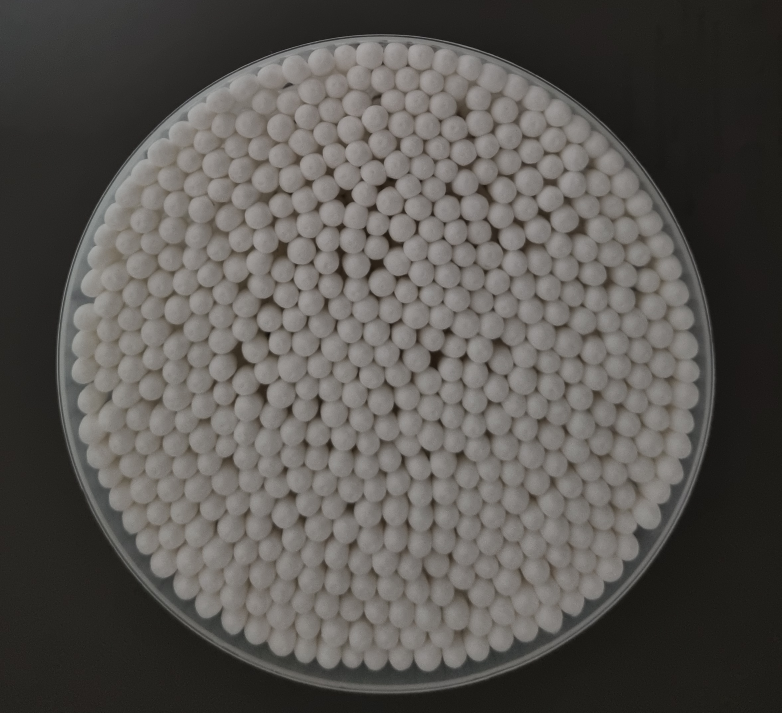
#> input picture images/mb_001_A_482.jpg, 2346 x 2138 px (shown at 1/3 size)
$ python multi_scale.py
#> lines starting #> are read from the running program, lines starting #| are printed output that depends on the picture
import cv2

cnt = 50
scale: float = 1/cnt
img= cv2.imread("images/mb_001_A_482.jpg")
#> img is the input picture: shape (2138, 2346, 3); mean B, G, R 82.1, 85.9, 88.8

for i in range(1,cnt+1):
    print(f"resized/{i*scale:.2f}_mb_001_A_482")
    resized=cv2.resize(img, (0,0),fx=i*scale, fy=i*scale)

    cv2.imwrite(f"resized/{i*scale:.2f}_mb_001_A_482.jpg", resized)
#> this loop made 50 passes
#> pass 1, `resized=cv2.resize(img, (0,0),fx=i*scale, fy=i*scale)`:
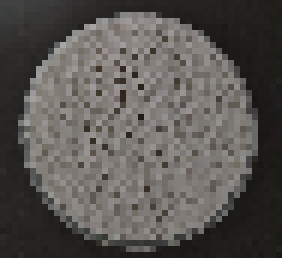
#> resized: shape (43, 47, 3) (shown 6 times larger); mean B, G, R 82, 85.7, 88.7
#> pass 2, `resized=cv2.resize(img, (0,0),fx=i*scale, fy=i*scale)`:
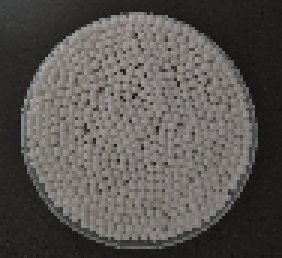
#> resized: shape (86, 94, 3) (shown 3 times larger); mean B, G, R 81.6, 85.5, 88.4
#> pass 3, `resized=cv2.resize(img, (0,0),fx=i*scale, fy=i*scale)`:
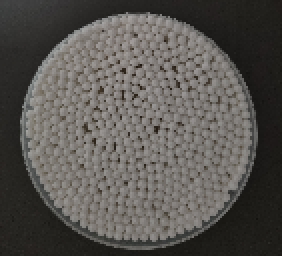
#> resized: shape (128, 141, 3) (shown 2 times larger); mean B, G, R 82, 85.8, 88.8
